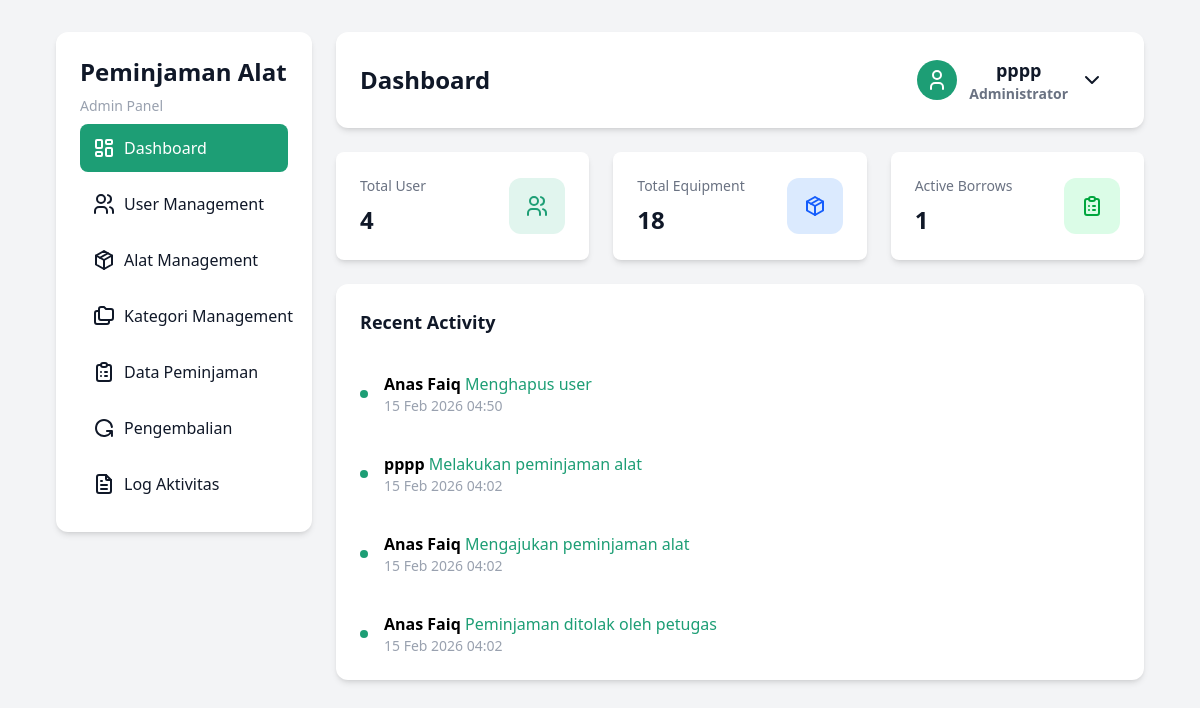
The page /pages/admin/dashboard.php (signed in) on the database as committed earlier.
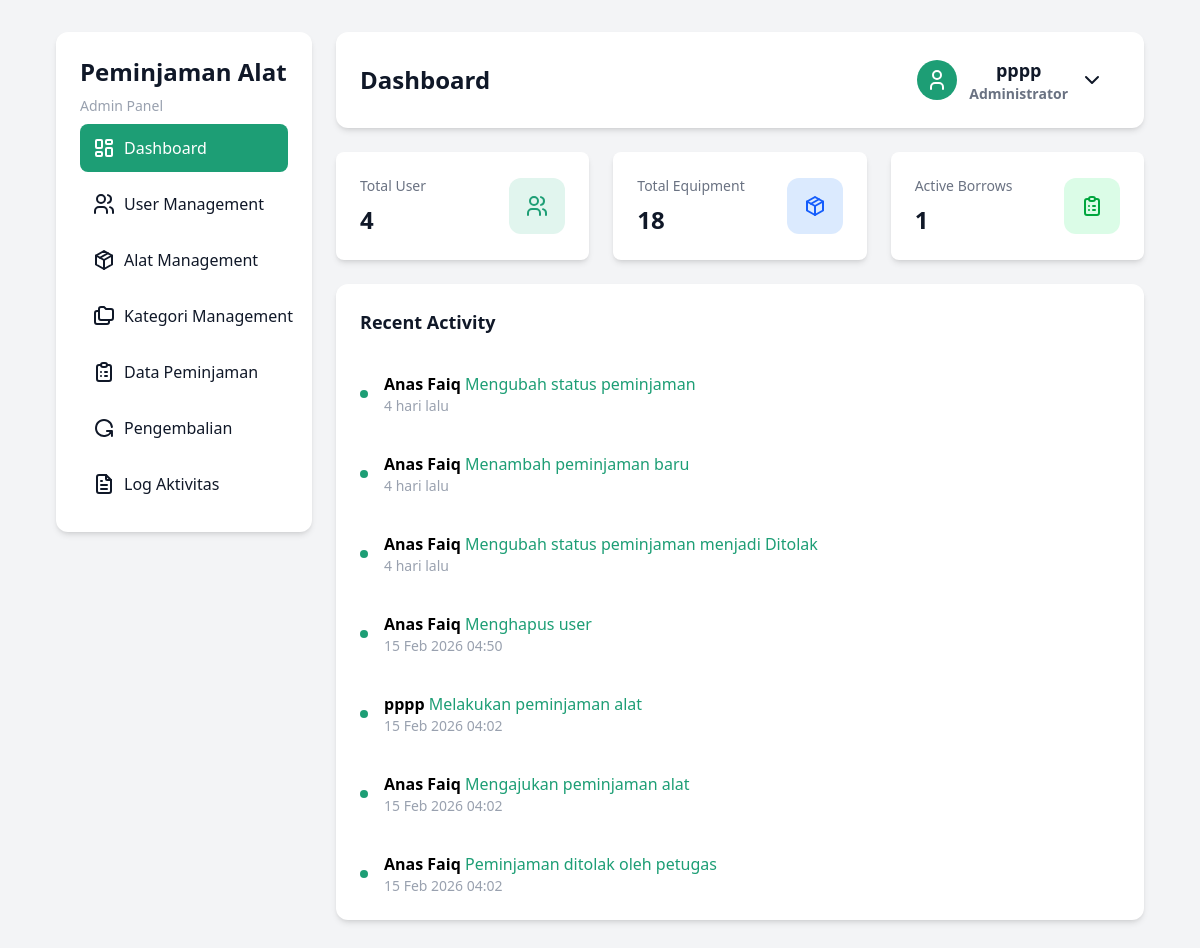
The same page on the database as committed later.
### tables this page shows
CREATE TABLE `log_aktivitas` (
  `id_log` int NOT NULL,
  `id_user` int NOT NULL,
  `aktivitas` varchar(255) NOT NULL,
  `tabel` varchar(100) DEFAULT NULL,
  `id_referensi` int DEFAULT NULL,
  `waktu` timestamp NOT NULL DEFAULT CURRENT_TIMESTAMP
);

CREATE TABLE `users` (
  `id_user` int NOT NULL,
  `nama` varchar(100) NOT NULL,
  `username` varchar(100) NOT NULL,
  `password` varchar(255) NOT NULL,
  `role` enum('admin','petugas','peminjam') NOT NULL
);

### config/logging.php (called while the page is built, shortened)
<?php
function getRecentLogs($conn, $limit = 10) {
    $query = "SELECT
        l.id_log,
        l.id_user,
        u.nama as nama_user,
        l.aktivitas,
        l.tabel,
        l.id_referensi,
        l.waktu
        FROM log_aktivitas l
        JOIN users u ON l.id_user = u.id_user
        ORDER BY l.waktu DESC
        LIMIT ?";
    $stmt = $conn->prepare($query);
    if ($stmt) {
        $stmt->bind_param("i", $limit);
        $stmt->execute();
        return $stmt->get_result();
    }
    return null;
}
function formatWaktu($waktu) {
    $now = time();
    $timestamp = strtotime($waktu);
    $diff = $now - $timestamp;
    if ($diff < 60) {
        return "baru saja";
    } else if ($diff < 3600) {
        $minutes = floor($diff / 60);
        return $minutes . " menit lalu";
    } else if ($diff < 86400) {
        $hours = floor($diff / 3600);
        return $hours . " jam lalu";
    } else if ($diff < 604800) {
        $days = floor($diff / 86400);
        return $days . " hari lalu";
    } else {
        return date('d M Y H:i', $timestamp);
    }
}
?>

### pages/admin/dashboard.php (the view, shortened to what the changed rows need)
<?php
include "../../config/conn.php";
include "../../config/logging.php";
$recent_logs = getRecentLogs($conn, 10);
?>
<!DOCTYPE html>
<html lang="en">
  <head>
    <link rel="stylesheet" href="../../src/output.css" />
  </head>
  <body class="flex gap-6 min-h-screen w-full py-8 px-14">
    <?php
      include '../components/sidebar.php'
?>
    <main class="right-dashboard-section">
      <section class="dashboard-content">
        <section class="recent-activity-card">
          <?php
        if ($recent_logs) {
            while ($log = mysqli_fetch_assoc($recent_logs)) {
                $waktuFormatted = formatWaktu($log['waktu']);
                echo '<div class="activity-wrapper">';
                echo '  <div class="profile"></div>';
                echo '  <div class="activity">';
                echo '    <p>';
                echo '      <span class="username">'.$log['nama_user'].'</span>';
                echo '      <span class="user-activity">'.$log['aktivitas'].'</span>';
                echo '    </p>';
                echo '    <p class="activity-time">'.$waktuFormatted.'</p>';
                echo '  </div>';
                echo '</div>';
            }
        } else {
            echo '<p class="text-center py-4 text-gray-500">Tidak ada aktivitas</p>';
        }
?>
        </section>
      </section>
    </main>
  </body>
</html>

Rows that differ between the two databases and show on the page:
added log_aktivitas: id_user.nama "Anas Faiq", aktivitas "Mengubah status peminjaman", waktu "4 hari lalu"
added log_aktivitas: id_user.nama "Anas Faiq", aktivitas "Menambah peminjaman baru", waktu "4 hari lalu"
added log_aktivitas: id_user.nama "Anas Faiq", aktivitas "Mengubah status peminjaman menjadi Ditolak", waktu "4 hari lalu"
